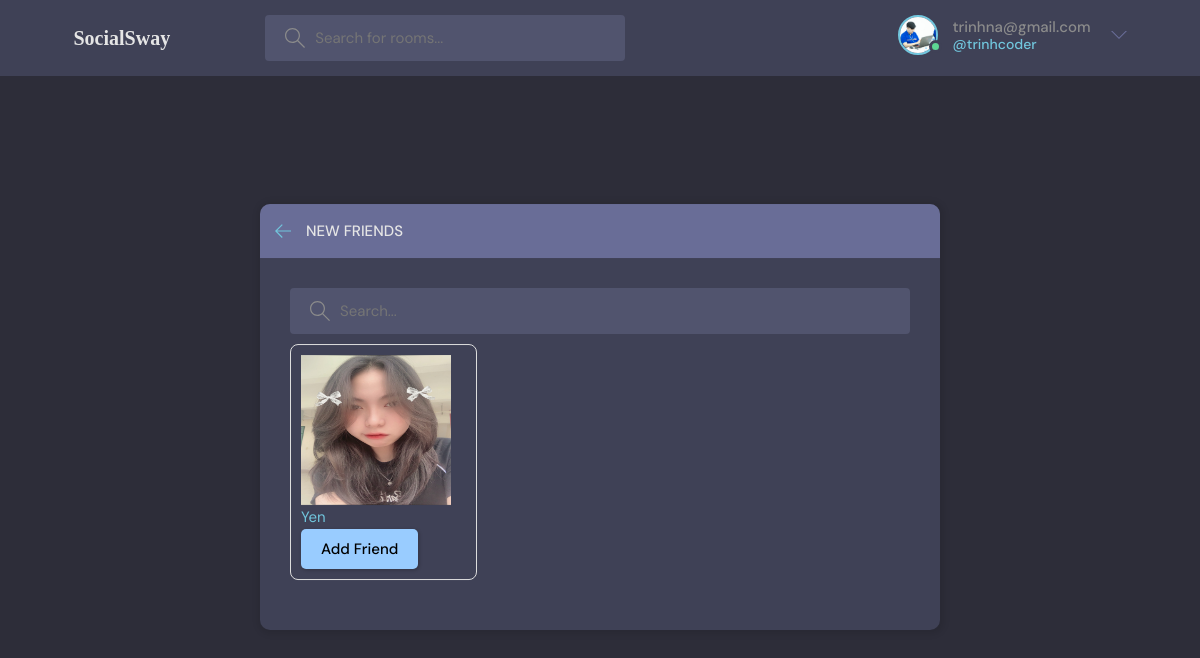
Page /myfriend/ (signed in) on the committed database.
### base/models.py (models this page shows, shortened)
class User(AbstractUser):
    name = models.CharField(max_length = 200, null = True)
    email =models.EmailField(unique = True,null =True)
    bio = models.TextField(null = True)
    avatar = models.ImageField(default='defaut1.png',null=True)
    USERNAME_FIELD ='email'
    REQUIRED_FIELDS = []

class Friendship(models.Model):
    sender = models.ForeignKey(User, on_delete=models.CASCADE, related_name='friendship_sent')
    receiver = models.ForeignKey(User, on_delete=models.CASCADE, related_name='friendship_received')
    status = models.CharField(max_length=20, default='pending')  # 'pending', 'accepted', 'rejected'

### base/views.py (the view)
# urls.py: path('myfriend/',views.myFriends, name ="myfriend"),
def myFriends(request):
    q = request.GET.get('q', '')  # Use an empty string as default if 'q' is not present
    current_user = request.user
    user = Friendship.objects.filter(
        (Q(sender=current_user, status='accepted') | Q(receiver=current_user, status='accepted'))
        & (Q(sender__username__icontains=q) | Q(receiver__username__icontains=q))
    )
    return render(request,'base/myfriend.html',{'user':user})

### base/templates/base/myfriend.html (shortened to what this page needs)
  {% extends 'main.html' %}
  {% block content %}
  <main class="create-room layout" >
    <div class="container" >
      <div class="layout__box" >
        <div class="layout__boxHeader">
          <div class="layout__boxTitle">
            <a href="{% url 'home' %}">
              <svg version="1.1" xmlns="http://www.w3.org/2000/svg" width="32" height="32" viewBox="0 0 32 32">
                <title>arrow-left</title>
                <path
                  d="M13.723 2.286l-13.723 13.714 13.719 13.714 1.616-1.611-10.96-10.96h27.625v-2.286h-27.625l10.965-10.965-1.616-1.607z">
                </path>
              </svg>
            </a>
            <h3>New Friends</h3>
          </div>
        </div>
        <div class="topics-page layout__body">
          <form action="" method="GET" class="header__search">
            <label>
              <input name="q" placeholder="Search..." />
            </label>
          </form>
          <div class="topics__grid">
            {% for u in user %}
              <div class="topics__item" style="padding-top: 10px;">
                {% if u.sender == request.user %}
                <a href="{% url 'profile' u.receiver.id%}">
                  <div class="friend-item">
                    <div class="friend-avatar">
                      <img src="{{ u.receiver.avatar.url }}" alt="{{ u.name }} Avatar"  />
                    </div>
                    <div class="friend-info">
                      <span class="friend-name">{{ u.receiver.name }}</span>
                      <div class="friend-actions" style="display: flex;">
                        <a href="{% url 'reject' u.receiver.id%}">
                        <button class="btn btn--primary" style="background-color: #99CCFF;">Reject</button>
                      </a>
                      <a href="">
                        <button class="btn btn--primary" style="background-color: #99CCFF;">Chat</button>
                      </a>
                      </div>
                    </div>
                  </div>
                </a>
                {%else%}
                <a href="{% url 'profile' u.sender.id%}">
                  <div class="friend-item">
                    <div class="friend-avatar">
                      <img src="{{ u.sender.avatar.url }}" alt="{{ u.name }} Avatar"  />
                    </div>
                    <div class="friend-info">
                      <span class="friend-name">{{ u.sender.name }}</span>
                      <div class="friend-actions" >
                        <a href="">
                        <button class="btn btn--primary" style="background-color: #99CCFF;">Add Friend</button>
                      </a>
                      </div>
                    </div>
                  </div>
                </a>
                {%endif%}
              </div>
            {% endfor %}
          </div>
        </div>
      </div>
    </div>
  </main>
  {% endblock content %}

### templates/navbar.html (shortened to what this page needs)
{%load static%}
<header class="header header--loggedIn">
    <div class="container">
        <a href="{% url 'home' %}" class="header__logo">
            <h1 style="font-family: cursive">SocialSway</h1>
        </a>
        <form class="header__search" method="GET" action="{%url 'home'%}">
            <label>
                <input name="q" placeholder="Search for rooms..." />
            </label>
        </form>
        <nav class="header__menu">
            {%if request.user.is_authenticated%}
            <div class="header__user">
                <a href="{% url 'profile' request.user.id %}">
                    <div class="avatar avatar--medium active">
                        <img src="{{ request.user.avatar.url }}" />
                    </div>
                    <p>{{request.user}} <span>@{{request.user.username}}</span></p>
                </a>
                <button class="dropdown-button">
                    <svg version="1.1" xmlns="http://www.w3.org/2000/svg" width="32" height="32" viewBox="0 0 32 32">
                        <title>chevron-down</title>
                        <path d="M16 21l-13-13h-3l16 16 16-16h-3l-13 13z"></path>
                    </svg>
                </button>
            </div>
            {%else%}
            <a href="{% url 'login' %}">
                <img src="{% static 'images/avatar.svg'%}" alt="">
                <p>Login</p>
            </a>
            {%endif%}
        </nav>
    </div>
</header>

### static/styles/style.css (style rules this page uses)
:root { --color-main: #71c6dd; --color-main-light: #e1f6fb; --color-dark: #3f4156; --color-dark-medium: #51546e; --color-dark-light: #696d97; --color-light: #e5e5e5; --color-gray: #8b8b8b; --color-light-gray: #b2bdbd; --color-bg: #2d2d39; --color-success: #5dd693; --color-error: #fc4b0b; }
* { font-family: "DM Sans", -apple-system, BlinkMacSystemFont, "Segoe UI", Roboto, Oxygen, Ubuntu, Cantarell, "Open Sans", "Helvetica Neue", sans-serif; margin: 0; padding: 0; box-sizing: border-box; text-rendering: optimizeLegibility; font-size: inherit; }
html { font-size: 56.25%; }
@media only screen and (min-width: 1200px) { html { font-size: 62.5%; } }
body { line-height: 1.6; font-weight: 400; font-size: 1.5rem; color: var(--color-light-gray); background-color: var(--color-bg); min-height: 100vh; }
img { width: 100%; }
a { display: inline-block; color: var(--color-main); text-decoration: none; }
.container { max-width: 120rem; width: 90%; margin: auto; }
.btn { background-color: transparent; border: none; display: inline-flex; align-items: center; gap: 1rem; cursor: pointer; transition: all ease-in-out 0.3s; padding: 1rem 2rem; border-radius: 5px; box-shadow: 1px 1px 3px 1px rgba(0, 0, 0, 0.15); font-weight: 500; }
.avatar { position: relative; display: inline-block; border-radius: 50%; border: 2px solid var(--color-main); }
.avatar img { display: block; border-radius: 50%; object-fit: cover; object-position: center; }
.avatar::after { content: ""; display: block; position: absolute; background-color: var(--color-gray); z-index: 111; border-radius: 50%; border: 0.3rem solid var(--color-dark); }
.avatar.active::after { background-color: var(--color-success); }
.avatar.avatar--medium img { width: 3.6rem; height: 3.6rem; border-radius: 50%; }
.avatar.avatar--medium:after { width: 0.7rem; height: 0.7rem; bottom: 0px; right: -6px; }
.header { padding: 1.5rem; background-color: var(--color-dark); }
.header > .container { display: flex; gap: 9.5rem; }
.header__logo, .header__user { display: flex; gap: 2rem; align-items: center; }
.header__logo > h1 { font-weight: 700; font-size: 2rem; color: var(--color-light); }
.header__search > label { background-color: var(--color-dark-medium); padding: 1.3rem 1rem; display: flex; align-items: center; gap: 1rem; border-radius: 4px; }
.header__search svg { fill: var(--color-gray); width: 2rem; height: 2rem; margin-left: 1rem; }
.header__search input { width: 30rem; background: transparent; border: none; outline: none; color: var(--color-light); }
.header__menu { margin-left: auto; position: relative; }
.header__menu a { display: flex; gap: 1.5rem; align-items: center; font-weight: 500; text-decoration: none; color: var(--color-gray); }
.header__menu img { height: 3.6rem; }
.header__menu p { line-height: 1.2; }
.header__menu span { color: var(--color-main); font-weight: 500; font-size: 1.4rem; display: block; }
.header__menu svg { width: 1.6rem; height: 1.6rem; fill: var(--color-dark-light); }
.dropdown-button { background: transparent; border: 0; outline: 0; cursor: pointer; }
.layout { margin-top: 2.4rem; }
.layout > .container { display: flex; justify-content: space-between; align-items: flex-start; }
.layout__box { width: 90%; max-width: 48rem; min-height: 40rem; position: absolute; top: 50%; left: 50%; transform: translate(-50%, -46%); background-color: var(--color-dark); border-radius: 1rem; box-shadow: 1px 1px 6px 3px rgba(0, 0, 0, 0.1); overflow: hidden; }
.layout__boxHeader { display: flex; padding: 1.5rem; background-color: var(--color-dark-light); }
.layout__boxTitle { display: flex; gap: 1.5rem; align-items: center; }
.layout__boxTitle h3 { text-transform: uppercase; font-weight: 500; color: var(--color-light); }
.layout__boxTitle svg { width: 1.6rem; height: 1.6rem; fill: var(--color-main); }
.layout__body { margin: 3rem; }
.topics-page .header__search { display: block; }
.create-room.layout .layout__box { max-width: 68rem; }

### base/templates/base/myfriend.html (style rules this page uses)
.topics-page.layout__body { overflow-y: auto; max-height: 80vh; }
.topics__grid { display: flex; flex-wrap: wrap; gap: 20px; }
.topics__item { flex: 0 0 calc(33.33% - 20px); margin-bottom: 20px; }
.friend-item { border: 1px solid #ddd; border-radius: 8px; overflow: hidden; padding: 10px; }
.friend-avatar img { width: 150; height: 150; }

### rows in the picture
User: user.avatar (picture), user "trinhna@gmail.com", user.username "trinhcoder"
Friendship: sender.avatar (picture), sender.name "Yen"
